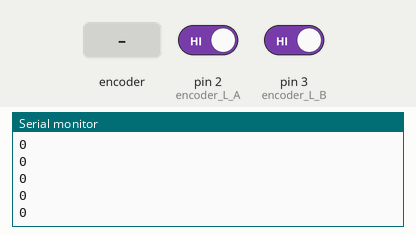
Simulated run of this sketch. Board: Arduino Uno, built with avr-gcc and run on an emulated ATmega328P. Shown: the last lines printed to the serial monitor. The test bench sets the inputs (shaded band); at power-on: pin 2 (encoder_L_A) HIGH, pin 3 (encoder_L_B) HIGH.

Above: at 1.2 s.
1.3 s: rotary encoder on pin 2 (encoder_L_A) / pin 3 (encoder_L_B) turned 1 step (first pin leading)
At 2.2 s:
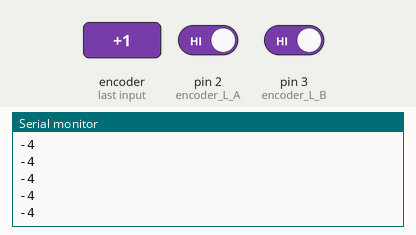
3.0 s: rotary encoder on pin 2 (encoder_L_A) / pin 3 (encoder_L_B) turned 1 step (first pin leading)
At 4.0 s:
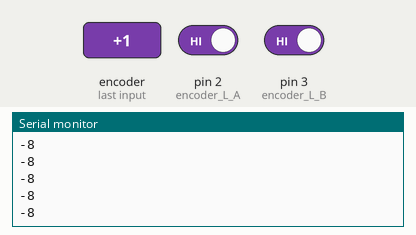
Timing chart, 0 to 6.0 s (numbered marks = the images above; inputs shaded):
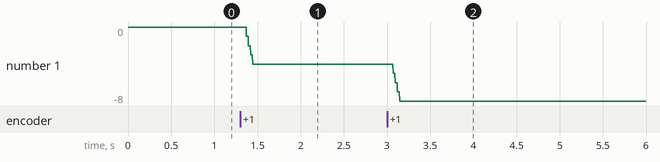

Measured:
- after the input at 1.3 s, the serial monitor: prints a new line after 0.07 s (image 1)
- after the input at 3.0 s, the serial monitor: prints a new line after 0.07 s (image 2)
- plotted number 1: 0 → -4 after the input at 1.3 s, -4 → -8 after the input at 3.0 s

The sketch:

encoder_code.ino
```cpp
#define encoder_L_A 2
#define encoder_L_B 3

 long int nb_ticks_L = 0;

void ticks_L_A(){
  if(digitalRead(encoder_L_A)==digitalRead(encoder_L_B)){
    nb_ticks_L++;
  }else {
  nb_ticks_L--;
  }
}
void ticks_L_B(){
  if(digitalRead(encoder_L_B)==digitalRead(encoder_L_A)){
    nb_ticks_L--;
  }else {
  nb_ticks_L++;
  }
}
void setup() {
  Serial.begin(9600);

  pinMode(encoder_L_A, INPUT_PULLUP);
  pinMode(encoder_L_B, INPUT_PULLUP);

  attachInterrupt( digitalPinToInterrupt(encoder_L_A) , ticks_L_A, CHANGE);
  attachInterrupt( digitalPinToInterrupt(encoder_L_B) , ticks_L_B, CHANGE);

}
void loop() {
  Serial.println(nb_ticks_L);
}
```

asservissement.ino
```cpp

```
